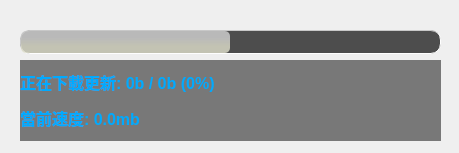
<?xml version="1.0" encoding="UTF-8"?>
<ui version="4.0">
 <class>UpdateWindow</class>
 <widget class="QWidget" name="UpdateWindow">
  <property name="geometry">
   <rect>
    <x>0</x>
    <y>0</y>
    <width>459</width>
    <height>153</height>
   </rect>
  </property>
  <property name="windowTitle">
   <string>GUI</string>
  </property>
  <property name="styleSheet">
   <string notr="true">
QMainWindow {
	background-color:rgb(200, 200, 200);
}
QTextEdit {
	background-color:rgb(42, 42, 42);
	color: rgb(0, 255, 0);
}
QPushButton{
	border-style: outset;
	border-width: 2px;
	border-top-color: qlineargradient(spread:pad, x1:0.5, y1:0.6, x2:0.5, y2:0.4, stop:0 rgba(115, 115, 115, 255), stop:1 rgba(62, 62, 62, 255));
	border-right-color: qlineargradient(spread:pad, x1:0.4, y1:0.5, x2:0.6, y2:0.5, stop:0 rgba(115, 115, 115, 255), stop:1 rgba(62, 62, 62, 255));
	border-left-color: qlineargradient(spread:pad, x1:0.6, y1:0.5, x2:0.4, y2:0.5, stop:0 rgba(115, 115, 115, 255), stop:1 rgba(62, 62, 62, 255));
	border-bottom-color: rgb(58, 58, 58);
	border-bottom-width: 1px;
	border-style: solid;
	color: rgb(255, 255, 255);
	padding: 2px;
	background-color: qlineargradient(spread:pad, x1:0.5, y1:1, x2:0.5, y2:0, stop:0 rgba(77, 77, 77, 255), stop:1 rgba(97, 97, 97, 255));
}
QPushButton:hover{
	border-style: outset;
	border-width: 2px;
	border-top-color: qlineargradient(spread:pad, x1:0.5, y1:0.6, x2:0.5, y2:0.4, stop:0 rgba(180, 180, 180, 255), stop:1 rgba(110, 110, 110, 255));
	border-right-color: qlineargradient(spread:pad, x1:0.4, y1:0.5, x2:0.6, y2:0.5, stop:0 rgba(180, 180, 180, 255), stop:1 rgba(110, 110, 110, 255));
	border-left-color: qlineargradient(spread:pad, x1:0.6, y1:0.5, x2:0.4, y2:0.5, stop:0 rgba(180, 180, 180, 255), stop:1 rgba(110, 110, 110, 255));
	border-bottom-color: rgb(115, 115, 115);
	border-bottom-width: 1px;
	border-style: solid;
	color: rgb(255, 255, 255);
	padding: 2px;
	background-color: qlineargradient(spread:pad, x1:0.5, y1:1, x2:0.5, y2:0, stop:0 rgba(107, 107, 107, 255), stop:1 rgba(157, 157, 157, 255));
}
QPushButton:pressed{
	border-style: outset;
	border-width: 2px;
	border-top-color: qlineargradient(spread:pad, x1:0.5, y1:0.6, x2:0.5, y2:0.4, stop:0 rgba(62, 62, 62, 255), stop:1 rgba(22, 22, 22, 255));
	border-right-color: qlineargradient(spread:pad, x1:0.4, y1:0.5, x2:0.6, y2:0.5, stop:0 rgba(115, 115, 115, 255), stop:1 rgba(62, 62, 62, 255));
	border-left-color: qlineargradient(spread:pad, x1:0.6, y1:0.5, x2:0.4, y2:0.5, stop:0 rgba(115, 115, 115, 255), stop:1 rgba(62, 62, 62, 255));
	border-bottom-color: rgb(58, 58, 58);
	border-bottom-width: 1px;
	border-style: solid;
	color: rgb(255, 255, 255);
	padding: 2px;
	background-color: qlineargradient(spread:pad, x1:0.5, y1:1, x2:0.5, y2:0, stop:0 rgba(77, 77, 77, 255), stop:1 rgba(97, 97, 97, 255));
}
QPushButton:disabled{
	border-style: outset;
	border-width: 2px;
	border-top-color: qlineargradient(spread:pad, x1:0.5, y1:0.6, x2:0.5, y2:0.4, stop:0 rgba(115, 115, 115, 255), stop:1 rgba(62, 62, 62, 255));
	border-right-color: qlineargradient(spread:pad, x1:0.4, y1:0.5, x2:0.6, y2:0.5, stop:0 rgba(115, 115, 115, 255), stop:1 rgba(62, 62, 62, 255));
	border-left-color: qlineargradient(spread:pad, x1:0.6, y1:0.5, x2:0.4, y2:0.5, stop:0 rgba(115, 115, 115, 255), stop:1 rgba(62, 62, 62, 255));
	border-bottom-color: rgb(58, 58, 58);
	border-bottom-width: 1px;
	border-style: solid;
	color: rgb(0, 0, 0);
	padding: 2px;
	background-color: qlineargradient(spread:pad, x1:0.5, y1:1, x2:0.5, y2:0, stop:0 rgba(57, 57, 57, 255), stop:1 rgba(77, 77, 77, 255));
}
QLineEdit {
	border-width: 1px; border-radius: 4px;
	border-color: rgb(58, 58, 58);
	border-style: inset;
	padding: 0 8px;
	color: rgb(255, 255, 255);
	background:rgb(100, 100, 100);
	selection-background-color: rgb(187, 187, 187);
	selection-color: rgb(60, 63, 65);
}


QMenuBar {
	background:rgb(82, 82, 82);
}
QMenuBar::item {
	color:rgb(223,219,210);
	spacing: 3px;
	padding: 1px 4px;
	background: transparent;
}

QMenuBar::item:selected {
	background:rgb(115, 115, 115);
}
QMenu::item:selected {
	color:rgb(255,255,255);
	border-width:2px;
	border-style:solid;
	padding-left:18px;
	padding-right:8px;
	padding-top:2px;
	padding-bottom:3px;
	background:qlineargradient(spread:pad, x1:0.5, y1:0.7, x2:0.5, y2:0.3, stop:0 rgba(87, 97, 106, 255), stop:1 rgba(93, 103, 113, 255));
	border-top-color: qlineargradient(spread:pad, x1:0.5, y1:0.6, x2:0.5, y2:0.4, stop:0 rgba(115, 115, 115, 255), stop:1 rgba(62, 62, 62, 255));
	border-right-color: qlineargradient(spread:pad, x1:0.4, y1:0.5, x2:0.6, y2:0.5, stop:0 rgba(115, 115, 115, 255), stop:1 rgba(62, 62, 62, 255));
	border-left-color: qlineargradient(spread:pad, x1:0.6, y1:0.5, x2:0.4, y2:0.5, stop:0 rgba(115, 115, 115, 255), stop:1 rgba(62, 62, 62, 255));
	border-bottom-color: rgb(58, 58, 58);
	border-bottom-width: 1px;
}
QMenu::item {
	color:rgb(223,219,210);
	background-color:rgb(78,78,78);
	padding-left:20px;
	padding-top:4px;
	padding-bottom:4px;
	padding-right:10px;
}
QMenu{
	background-color:rgb(78,78,78);
}
QTabWidget {
	color:rgb(0,0,0);
	background-color:rgb(247,246,246);
}
QTabWidget::pane {
		border-color: rgb(77,77,77);
		background-color:rgb(101,101,101);
		border-style: solid;
		border-width: 1px;
    	border-radius: 6px;
}
QTabBar::tab {
	padding:2px;
	color:rgb(250,250,250);
  	background-color: qlineargradient(spread:pad, x1:0.5, y1:1, x2:0.5, y2:0, stop:0 rgba(77, 77, 77, 255), stop:1 rgba(97, 97, 97, 255));
	border-style: solid;
	border-width: 2px;
  	border-top-right-radius:4px;
   border-top-left-radius:4px;
	border-top-color: qlineargradient(spread:pad, x1:0.5, y1:0.6, x2:0.5, y2:0.4, stop:0 rgba(115, 115, 115, 255), stop:1 rgba(95, 92, 93, 255));
	border-right-color: qlineargradient(spread:pad, x1:0.4, y1:0.5, x2:0.6, y2:0.5, stop:0 rgba(115, 115, 115, 255), stop:1 rgba(95, 92, 93, 255));
	border-left-color: qlineargradient(spread:pad, x1:0.6, y1:0.5, x2:0.4, y2:0.5, stop:0 rgba(115, 115, 115, 255), stop:1 rgba(95, 92, 93, 255));
	border-bottom-color: rgb(101,101,101);
}
QTabBar::tab:selected, QTabBar::tab:last:selected, QTabBar::tab:hover {
  	background-color:rgb(101,101,101);
  	margin-left: 0px;
  	margin-right: 1px;
}
QTabBar::tab:!selected {
    	margin-top: 1px;
		margin-right: 1px;
}
QCheckBox {
	color:rgb(223,219,210);
	padding: 2px;
}
QCheckBox:hover {
	border-radius:4px;
	border-style:solid;
	padding-left: 1px;
	padding-right: 1px;
	padding-bottom: 1px;
	padding-top: 1px;
	border-width:1px;
	border-color: rgb(87, 97, 106);
	background-color:qlineargradient(spread:pad, x1:0.5, y1:0.7, x2:0.5, y2:0.3, stop:0 rgba(87, 97, 106, 150), stop:1 rgba(93, 103, 113, 150));
}
QCheckBox::indicator:checked {
	border-radius:4px;
	border-style:solid;
	border-width:1px;
	border-color: rgb(180,180,180);
  	background-color:qlineargradient(spread:pad, x1:0.5, y1:0.7, x2:0.5, y2:0.3, stop:0 rgba(87, 97, 106, 255), stop:1 rgba(93, 103, 113, 255));
}
QCheckBox::indicator:unchecked {
	border-radius:4px;
	border-style:solid;
	border-width:1px;
	border-color: rgb(87, 97, 106);
  	background-color:rgb(255,255,255);
}
QStatusBar {
	color:rgb(240,240,240);
}</string>
  </property>
  <widget class="QWidget" name="verticalLayoutWidget">
   <property name="geometry">
    <rect>
     <x>20</x>
     <y>30</y>
     <width>421</width>
     <height>111</height>
    </rect>
   </property>
   <layout class="QVBoxLayout" name="verticalLayout">
    <property name="sizeConstraint">
     <enum>QLayout::SetDefaultConstraint</enum>
    </property>
    <property name="bottomMargin">
     <number>0</number>
    </property>
    <item>
     <widget class="QProgressBar" name="progressBar">
      <property name="styleSheet">
       <string notr="true">QProgressBar {
	text-align: center;
	color: rgb(200, 200, 200);
	border-width: 1px; 
	border-radius: 10px;
	border-color: rgb(200, 200, 200);
	border-style: inset;
	background-color:rgb(77,77,77);
}
QProgressBar::chunk {
	background-color: qlineargradient(spread:pad, x1:0.5, y1:0.7, x2:0.5, y2:0.3, stop:0 rgba(220, 220, 200, 210), stop:1 rgba(200, 200, 200, 225));
	border-radius: 5px;
}</string>
      </property>
      <property name="value">
       <number>50</number>
      </property>
      <property name="textVisible">
       <bool>false</bool>
      </property>
     </widget>
    </item>
    <item>
     <widget class="QLabel" name="label_text">
      <property name="font">
       <font>
        <pointsize>12</pointsize>
        <bold>true</bold>
       </font>
      </property>
      <property name="layoutDirection">
       <enum>Qt::LeftToRight</enum>
      </property>
      <property name="styleSheet">
       <string notr="true">background-color: rgb(120, 120, 120);
color: rgb(0, 170, 255);</string>
      </property>
      <property name="lineWidth">
       <number>0</number>
      </property>
      <property name="text">
       <string>&lt;html&gt;&lt;head/&gt;&lt;body&gt;&lt;p&gt;正在下載更新: 0b / 0b (0%)&lt;/p&gt;&lt;p&gt;當前速度: 0.0mb&lt;/p&gt;&lt;/body&gt;&lt;/html&gt;</string>
      </property>
      <property name="alignment">
       <set>Qt::AlignLeading|Qt::AlignLeft|Qt::AlignVCenter</set>
      </property>
     </widget>
    </item>
   </layout>
  </widget>
  <widget class="QLabel" name="label_UpdateInfo">
   <property name="geometry">
    <rect>
     <x>20</x>
     <y>170</y>
     <width>419</width>
     <height>211</height>
    </rect>
   </property>
   <property name="font">
    <font>
     <pointsize>12</pointsize>
     <bold>true</bold>
    </font>
   </property>
   <property name="layoutDirection">
    <enum>Qt::LeftToRight</enum>
   </property>
   <property name="styleSheet">
    <string notr="true">background-color: rgb(120, 120, 120);
color: rgb(0, 170, 255);</string>
   </property>
   <property name="lineWidth">
    <number>0</number>
   </property>
   <property name="text">
    <string>&lt;html&gt;&lt;head/&gt;&lt;body&gt;&lt;p&gt;&lt;br/&gt;&lt;/p&gt;&lt;/body&gt;&lt;/html&gt;</string>
   </property>
   <property name="alignment">
    <set>Qt::AlignLeading|Qt::AlignLeft|Qt::AlignVCenter</set>
   </property>
   <property name="wordWrap">
    <bool>true</bool>
   </property>
  </widget>
 </widget>
 <resources/>
 <connections/>
</ui>
